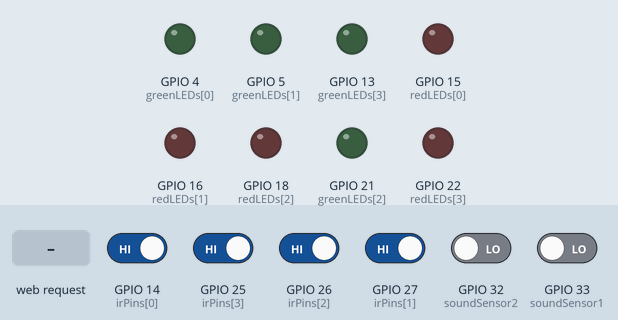
Simulated run of this sketch. Board: ESP32. Shown: output pins drawn as LEDs (lit = HIGH). The test bench sets the inputs (shaded band); at power-on: GPIO 14 (irPins[0]), GPIO 25 (irPins[3]), GPIO 26 (irPins[2]), GPIO 27 (irPins[1]) HIGH, GPIO 32 (soundSensor2), GPIO 33 (soundSensor1) LOW. WiFi joins after 1.5 s; servers stay silent unless stated; what the sketch prints to the serial monitor is not drawn.

Above: at 2.7 s.
2.8 s: GPIO 25 (irPins[3]) driven LOW
At 5.3 s:
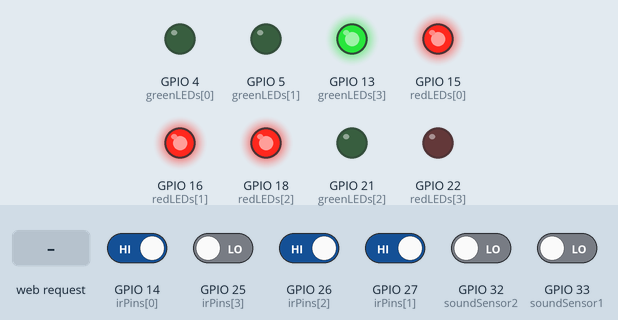
5.8 s: GPIO 32 (soundSensor2) driven HIGH
At 7.0 s:
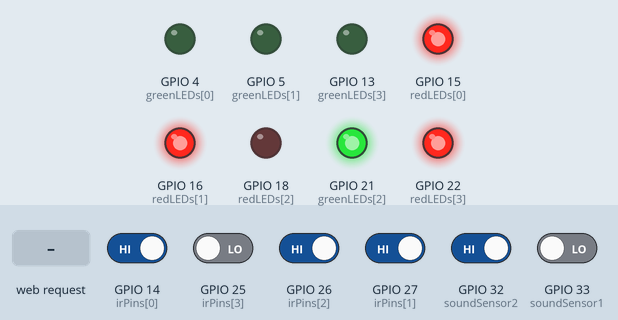
7.3 s: GPIO 33 (soundSensor1) driven HIGH
At 8.3 s:
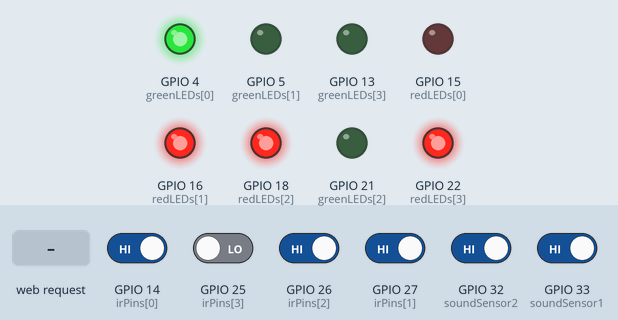
8.8 s: HTTP request GET /manual?road=1 received
At 9.5 s:
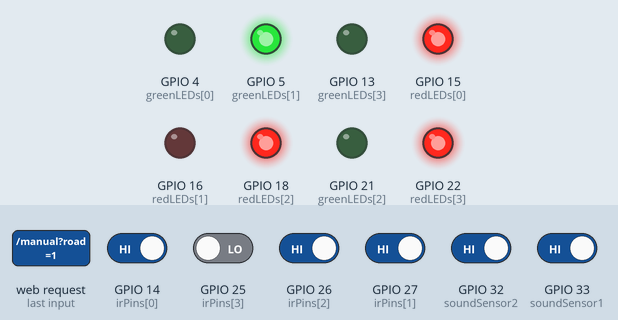
10.3 s: HTTP request GET /manual?road=0 received
At 10.6 s:
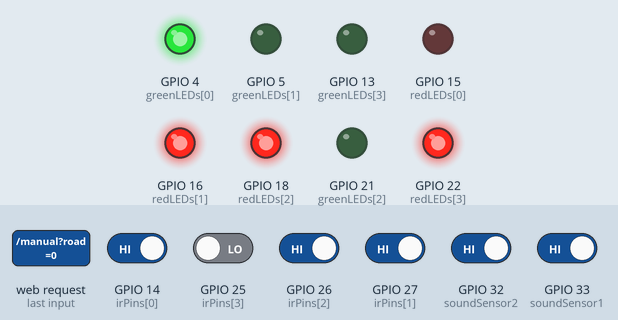
Timing chart, 0 to 12.8 s (numbered marks = the images above; inputs shaded):
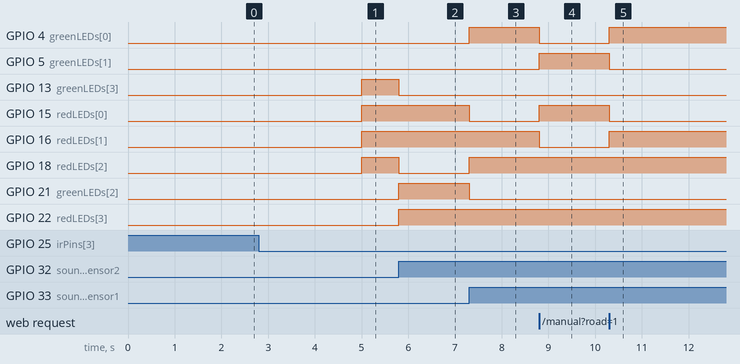

Measured:
- after the input at 2.8 s, GPIO 4 (greenLEDs[0]), GPIO 22 (redLEDs[3]): stays LOW (without the input it goes to HIGH after 2.2 s); GPIO 13 (greenLEDs[3]), GPIO 15 (redLEDs[0]): LOW → HIGH after 2.2 s
- after the input at 5.8 s, GPIO 13 (greenLEDs[3]), GPIO 18 (redLEDs[2]): HIGH → LOW at once; GPIO 21 (greenLEDs[2]), GPIO 22 (redLEDs[3]): LOW → HIGH at once
- after the input at 7.3 s, GPIO 4 (greenLEDs[0]), GPIO 18 (redLEDs[2]): LOW → HIGH at once; GPIO 15 (redLEDs[0]), GPIO 21 (greenLEDs[2]): HIGH → LOW at once
- after the input at 8.8 s, GPIO 4 (greenLEDs[0]), GPIO 16 (redLEDs[1]): HIGH → LOW at once; GPIO 5 (greenLEDs[1]), GPIO 15 (redLEDs[0]): LOW → HIGH at once
- after the input at 10.3 s, GPIO 4 (greenLEDs[0]), GPIO 16 (redLEDs[1]): LOW → HIGH at once; GPIO 5 (greenLEDs[1]), GPIO 15 (redLEDs[0]): HIGH → LOW at once

The sketch:

Nodea.ino
```cpp
#include <WiFi.h>
#include <WebServer.h>
#include <ArduinoJson.h>  // Required for JSON response

const char* ssid = "Idk12345";
const char* password = "idk12345";

// Pins
const int redLEDs[4]   = {15, 16, 18, 22};
const int greenLEDs[4] = {4, 5, 21, 13};
const int irPins[4]    = {14, 27, 26, 25};
const int soundSensor1 = 33;
const int soundSensor2 = 32;

// Traffic states
int vehicleCounts[4] = {0, 0, 0, 0};
bool irLastState[4]  = {0, 0, 0, 0};
int currentGreen     = 0;
bool emergencyDetected = false;
bool manualOverride = false;
int manualGreen = 0;
unsigned long manualStartTime = 0;
unsigned long greenStartTime = 0;
const unsigned long greenDuration = 5000;

WebServer server(80);

void setup() {
  Serial.begin(115200);
  for (int i = 0; i < 4; i++) {
    pinMode(irPins[i], INPUT);
    pinMode(redLEDs[i], OUTPUT);
    pinMode(greenLEDs[i], OUTPUT);
  }
  pinMode(soundSensor1, INPUT);
  pinMode(soundSensor2, INPUT);
  connectToWiFi();

  server.on("/", handleDashboard);
  server.on("/manual", handleManualSwitch);
  server.on("/status", handleStatusUpdate);  // New endpoint
  server.begin();
}

void loop() {
  server.handleClient();
  readIRSensors();
  detectEmergency();
  controlTraffic();
}

void connectToWiFi() {
  WiFi.begin(ssid, password);
  Serial.print("Connecting");
  while (WiFi.status() != WL_CONNECTED) {
    delay(500); Serial.print(".");
  }
  Serial.println("\nConnected! IP: " + WiFi.localIP().toString());
}

void readIRSensors() {
  for (int i = 0; i < 4; i++) {
    bool state = digitalRead(irPins[i]);
    if (state == LOW && irLastState[i] == HIGH) {
      vehicleCounts[i]++;
    }
    irLastState[i] = state;
  }
}

void detectEmergency() {
  emergencyDetected = (digitalRead(soundSensor1) == HIGH || digitalRead(soundSensor2) == HIGH);
}

void controlTraffic() {
  unsigned long now = millis();

  // Manual override for 5 seconds max
  if (manualOverride && now - manualStartTime >= 5000) {
    manualOverride = false;
  }

  if (manualOverride) {
    setLights(manualGreen);
    return;
  }

  if (now - greenStartTime >= greenDuration || emergencyDetected) {
    int next = chooseNextRoad();
    setLights(next);
    greenStartTime = now;
  }
}

int chooseNextRoad() {
  if (emergencyDetected) {
    if (digitalRead(soundSensor1) == HIGH) return 0;
    if (digitalRead(soundSensor2) == HIGH) return 2;
  }

  int best = currentGreen;
  int maxCount = 0;
  for (int i = 1; i <= 4; i++) {
    int idx = (currentGreen + i) % 4;
    if (vehicleCounts[idx] > maxCount) {
      maxCount = vehicleCounts[idx];
      best = idx;
    }
  }
  return maxCount == 0 ? currentGreen : best;
}

void setLights(int newGreen) {
  for (int i = 0; i < 4; i++) {
    digitalWrite(redLEDs[i], i != newGreen ? HIGH : LOW);
    digitalWrite(greenLEDs[i], i == newGreen ? HIGH : LOW);
  }
  vehicleCounts[newGreen] = 0;
  currentGreen = newGreen;
}

void handleManualSwitch() {
  if (server.hasArg("road")) {
    int req = server.arg("road").toInt();
    if (req >= 0 && req < 4) {
      manualGreen = req;
      manualOverride = true;
      manualStartTime = millis();
    }
  }
  server.sendHeader("Location", "/");
  server.send(303);
}

// JSON response for AJAX polling
void handleStatusUpdate() {
  StaticJsonDocument<256> json;
  for (int i = 0; i < 4; i++) {
    json["vehicles"][i] = vehicleCounts[i];
  }
  json["currentGreen"] = currentGreen;
  json["emergency"] = emergencyDetected;
  serializeJson(json, server.client());
}

void handleDashboard() {
  String html = R"rawliteral(
    <html>
    <head>
      <title>Traffic Dashboard</title>
      <meta http-equiv='refresh' content='1000'>
      <script>
        function fetchData() {
          fetch("/status")
            .then(res => res.json())
            .then(data => {
              for (let i = 0; i < 4; i++) {
                document.getElementById("count" + i).innerText = data.vehicles[i];
                document.getElementById("green" + i).innerText = (i == data.currentGreen ? "YES" : "NO");
              }
              document.getElementById("emergency").innerText = data.emergency ? "YES" : "No";
            });
        }
        setInterval(fetchData, 1000);
        window.onload = fetchData;
      </script>
    </head>
    <body>
      <h2>Traffic Dashboard</h2>
      <table border='1' cellpadding='6'>
        <tr><th>Road</th><th>Vehicle Count</th><th>Green</th></tr>
        <tr><td>Road 1</td><td id='count0'>-</td><td id='green0'>-</td></tr>
        <tr><td>Road 2</td><td id='count1'>-</td><td id='green1'>-</td></tr>
        <tr><td>Road 3</td><td id='count2'>-</td><td id='green2'>-</td></tr>
        <tr><td>Road 4</td><td id='count3'>-</td><td id='green3'>-</td></tr>
      </table>
      <p><b>Emergency:</b> <span id="emergency">Checking...</span></p>
      <hr>
      <form action='/manual' method='GET'>
        <label>Manual Switch to:</label>
        <select name='road'>
          <option value='0'>Road 1</option>
          <option value='1'>Road 2</option>
          <option value='2'>Road 3</option>
          <option value='3'>Road 4</option>
        </select>
        <input type='submit' value='Set Green (5s)'>
      </form>
    </body></html>
  )rawliteral";
  server.send(200, "text/html", html);
}
```
